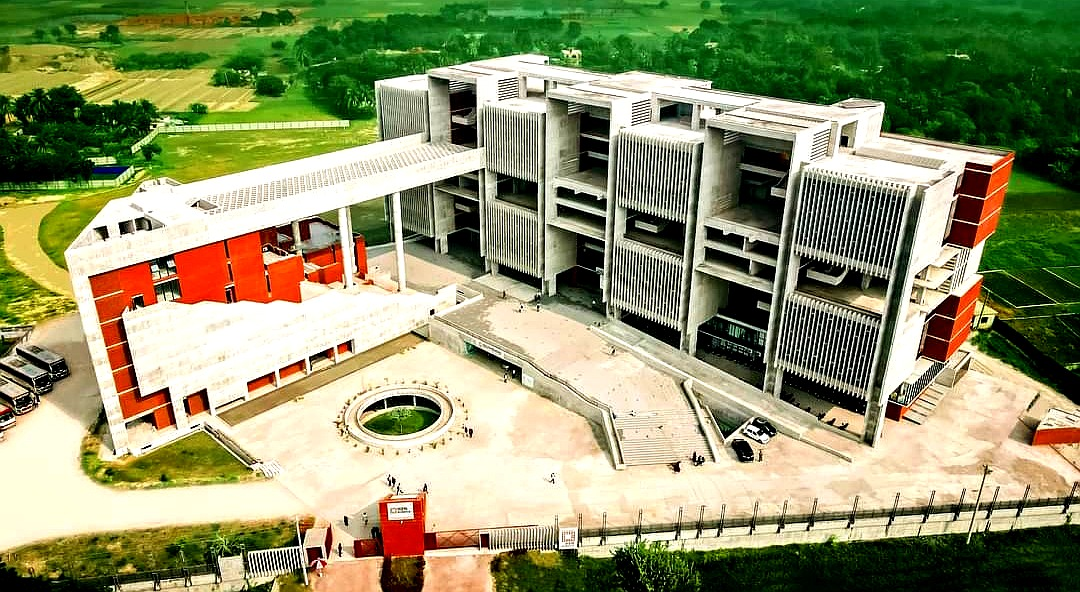
#> input picture dip_lab_codes/images/vu.jpg, 1080 x 592 px
$ jupyter execute 3_geometric_transform.ipynb
#> lines starting #> are read from the running program, lines starting #| are printed output that depends on the picture
[cell 1]
import math
import numpy as np
import PIL.Image as Image
import matplotlib.pyplot as plt

[cell 2]
img = Image.open("images/vu.jpg").convert("L")
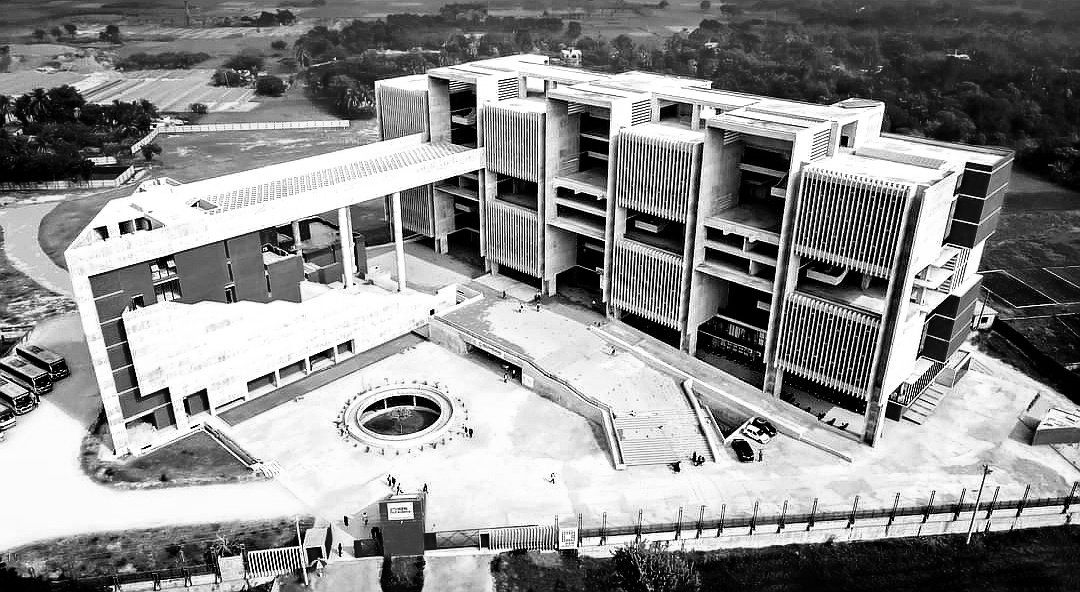
#> img: PIL image 1080x592 L; min 0, max 255, mean 141.3
img = np.array(img)

H, W = img.shape
#> H = 592; W = 1080

plt.title("Grayscale")
plt.imshow(img, cmap="gray")
plt.show()

[cell 3]
print(img.shape)
#| (592, 1080)

[cell 4]
scaled_img = np.zeros(shape=img.shape)
sx = 1
sy = 2
scaling_matrix = np.array(
    [
        [sy, 0],
        [0, sx]
    ]
)

for y in range(H):
    for x in range(W):
        old_idx = np.array([y, x])

print(old_idx)

[cell 5]
scaled_img = np.zeros(shape=img.shape)
sx = 1
sy = 2
scaling_matrix = np.array(
    [
        [sy, 0],
        [0, sx]
    ]
)

for y in range(H):
    for x in range(W):
        old_idx = np.array([y, x])
        y_new, x_new = np.matmul(scaling_matrix, old_idx)
        y_new, x_new = int(y_new), int(x_new)

        if (y_new >= 0 and y_new < H) and (x_new >= 0 and x_new < W):
            scaled_img[y_new, x_new] = img[y, x]
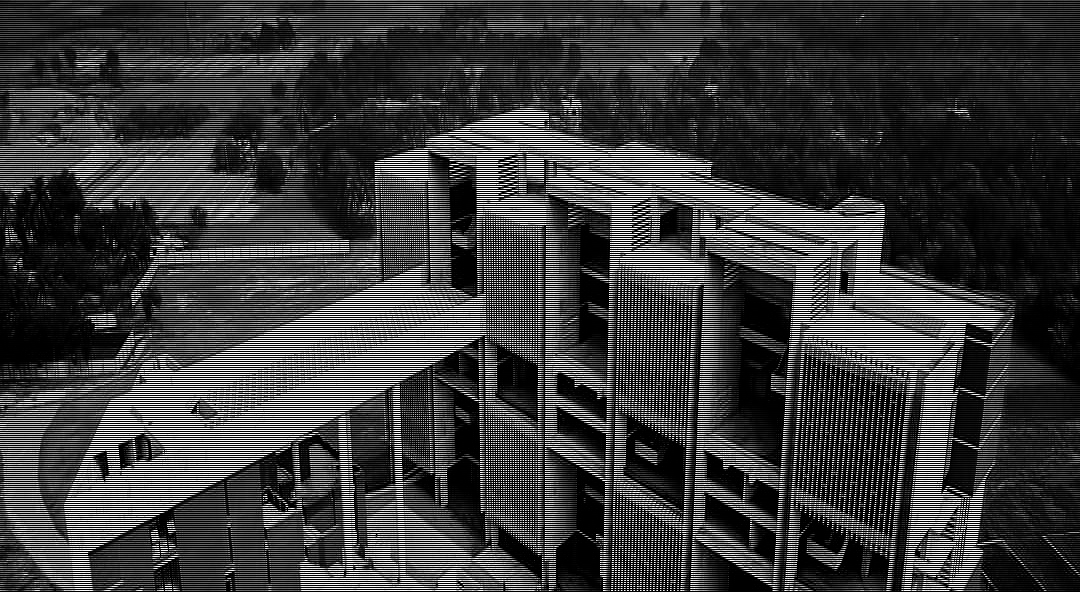
#> scaled_img: shape (592, 1080) float64; min 0, max 255, mean 58.9

fig, axes = plt.subplots(ncols=2, nrows=1, figsize=(15, 10))

axes[0].set_title("Grayscale")
axes[0].imshow(img, cmap="gray")

axes[1].set_title("Scaled")
axes[1].imshow(scaled_img, cmap="gray")

plt.show()
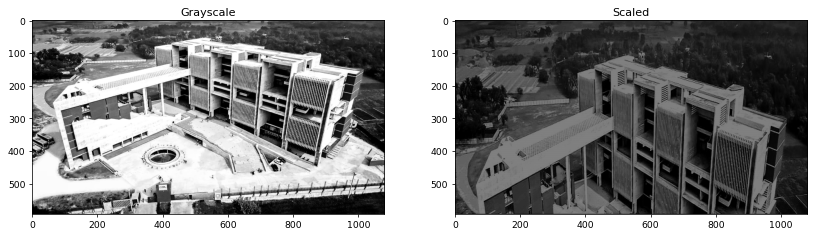
#> figure drawn by matplotlib, 2 panels

[cell 6]
rotated_img = np.zeros(shape=img.shape)
angle = 10
theta = (math.pi * angle) / 180

rotation_matrix = np.array(
    [
        [math.cos(theta), -math.sin(theta)],
        [math.sin(theta), math.cos(theta)]
    ]
)

for y in range(H):
    for x in range(W):
        old_idx = np.array([y, x])
        y_new, x_new = np.matmul(rotation_matrix, old_idx)
        y_new, x_new = int(y_new), int(x_new)

        if (y_new >= 0 and y_new < H) and (x_new >= 0 and x_new < W):
            rotated_img[y_new, x_new] = img[y, x]
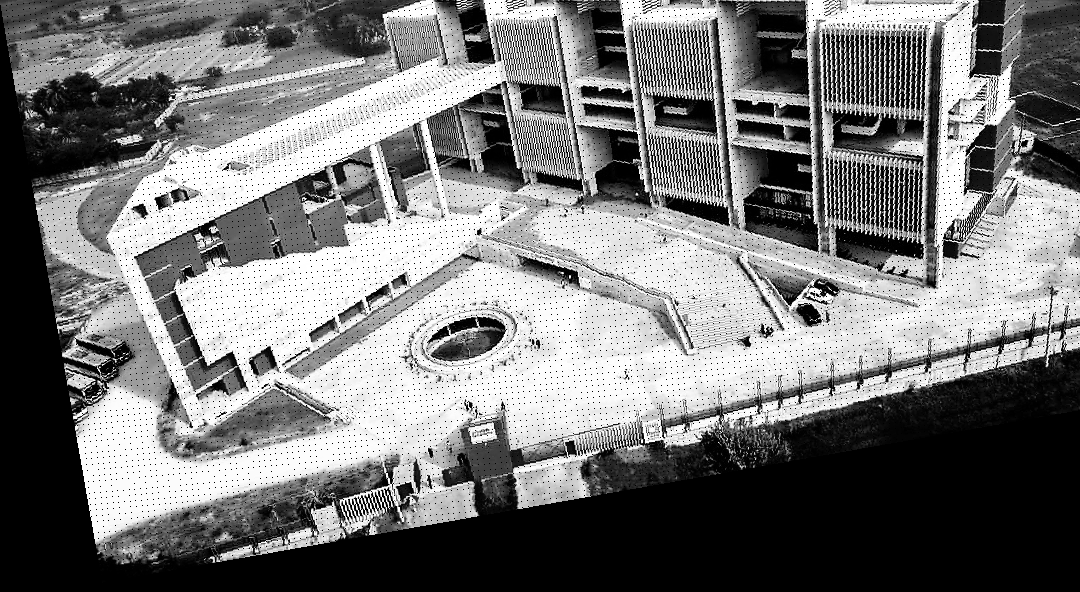
#> rotated_img: shape (592, 1080) float64; min 0, max 255, mean 120.2

fig, axes = plt.subplots(ncols=2, nrows=1, figsize=(15, 10))

axes[0].set_title("Grayscale")
axes[0].imshow(img, cmap="gray")

axes[1].set_title("Rotated")
axes[1].imshow(rotated_img, cmap="gray")

plt.show()

[cell 7]
sheared_img = np.zeros(shape=img.shape)
shx = 0.5
shy = 0.8
shearing_matrix = np.array(
    [
        [1, shy],
        [shx, 1]
    ]
)

for y in range(H):
    for x in range(W):
        old_idx = np.array([y, x])
        y_new, x_new = np.matmul(shearing_matrix, old_idx)
        y_new, x_new = int(y_new), int(x_new)

        if (y_new >= 0 and y_new < H) and (x_new >= 0 and x_new < W):
            sheared_img[y_new, x_new] = img[y, x]
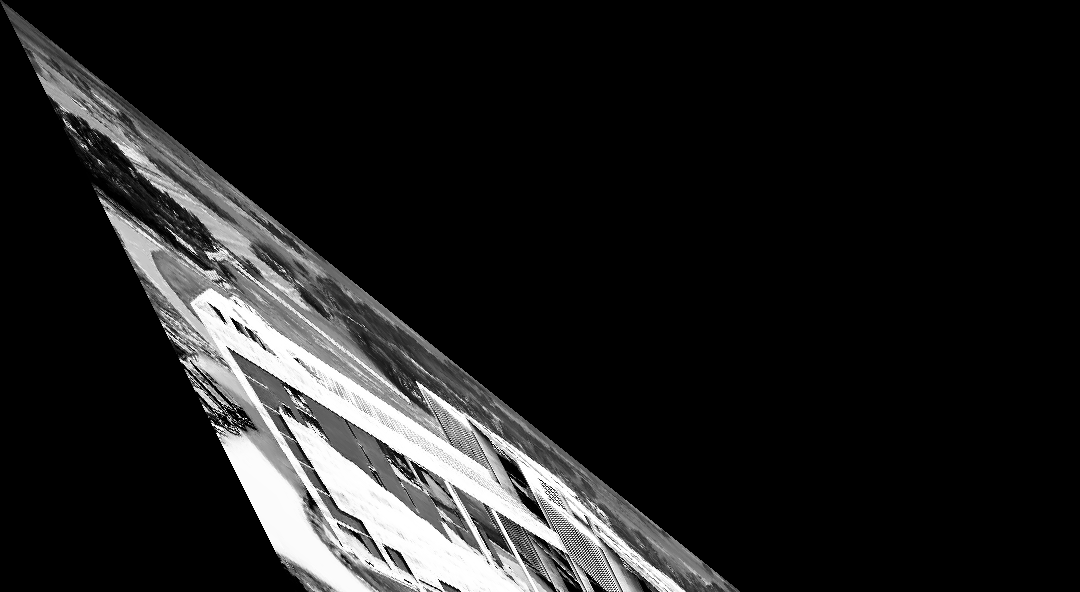
#> sheared_img: shape (592, 1080) float64; min 0, max 255, mean 30.7

fig, axes = plt.subplots(ncols=2, nrows=1, figsize=(15, 10))

axes[0].set_title("Grayscale")
axes[0].imshow(img, cmap="gray")

axes[1].set_title("Sheared")
axes[1].imshow(sheared_img, cmap="gray")

plt.show()

[cell 8]
translated_img = np.zeros(shape=img.shape)
tx = 200
ty = 150
translation_matrix = np.array(
    [ty, tx]
)

for y in range(H):
    for x in range(W):
        old_idx = np.array([y, x])
        y_new, x_new = translation_matrix + old_idx
        y_new, x_new = int(y_new), int(x_new)

        if (y_new >= 0 and y_new < H) and (x_new >= 0 and x_new < W):
            translated_img[y_new, x_new] = img[y, x]
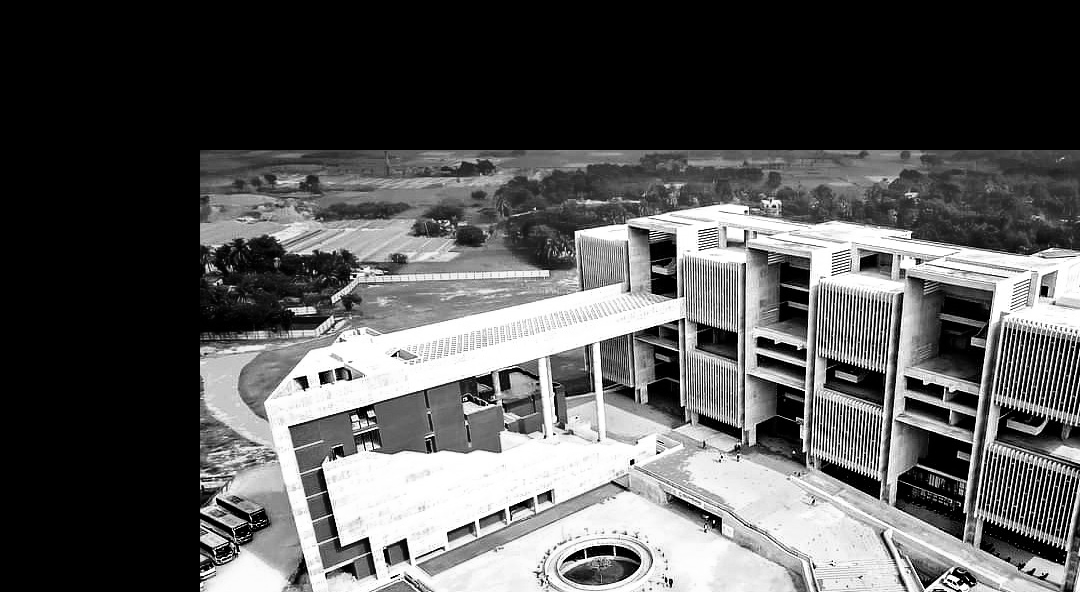
#> translated_img: shape (592, 1080) float64; min 0, max 255, mean 87.2

fig, axes = plt.subplots(ncols=2, nrows=1, figsize=(15, 10))

axes[0].set_title("Grayscale")
axes[0].imshow(img, cmap="gray")

axes[1].set_title("Translated")
axes[1].imshow(translated_img, cmap="gray")

plt.show()

$ run again, with dip_lab_codes/images/hy.jpg copied over dip_lab_codes/images/vu.jpg
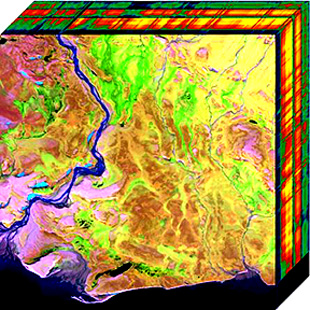
#> input picture dip_lab_codes/images/hy.jpg, 310 x 310 px
#| (310, 310)
#> after the loop `for y in range(H):`:
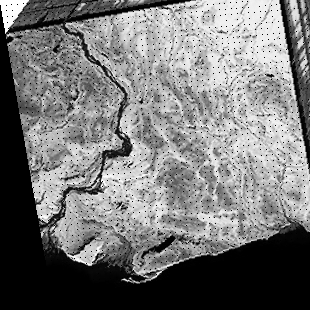
#> rotated_img: shape (310, 310) float64; min 0, max 255, mean 120.3
#> after the loop `for y in range(H):`:
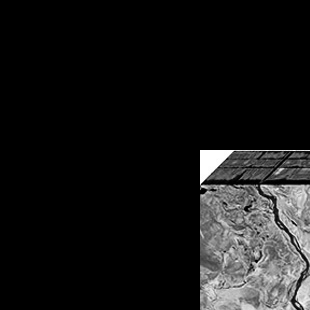
#> translated_img: shape (310, 310) float64; min 0, max 255, mean 23.5
